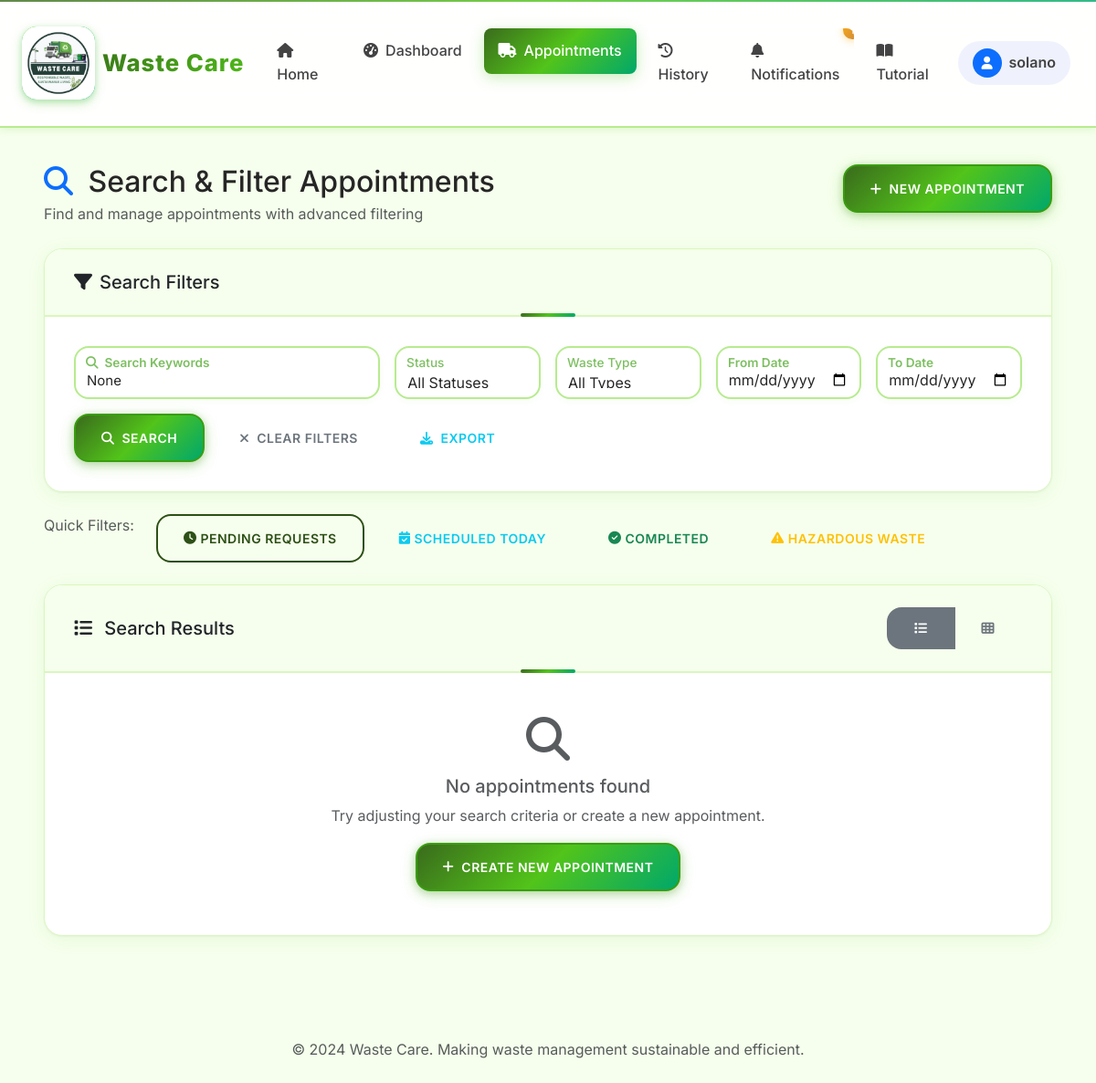
The page /appointment-search/ (signed in) on the database as committed earlier.
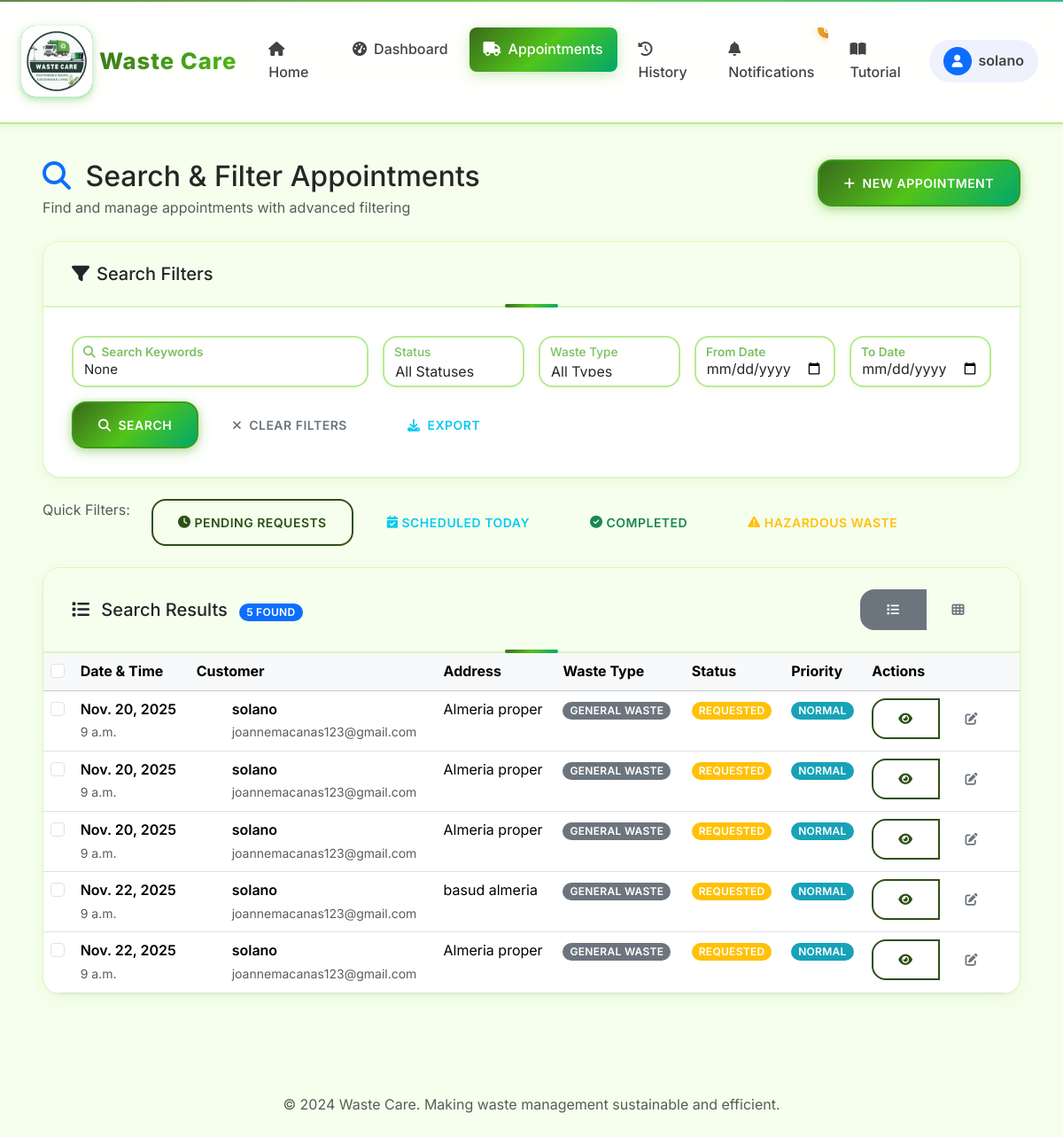
The same page on the database as committed later.
### core/models.py (models this page shows, shortened)
class Appointment(models.Model):
    STATUS_CHOICES = [
        ("requested", "Requested"),
        ("scheduled", "Scheduled"),
        ("in_progress", "In Progress"),
        ("completed", "Completed"),
        ("cancelled", "Cancelled"),
    ]
    WASTE_TYPE_CHOICES = [
        ("general", "General Waste"),
        ("recyclable", "Recyclable"),
        ("organic", "Organic/Compost"),
        ("hazardous", "Hazardous Waste"),
        ("bulk", "Bulk Items"),
    ]
    PRIORITY_CHOICES = [
        ("low", "Low Priority"),
        ("normal", "Normal"),
        ("high", "High Priority"),
        ("urgent", "Urgent"),
    ]
    DAY_CHOICES = [
        ("monday", "Monday"),
        ("tuesday", "Tuesday"),
        ("wednesday", "Wednesday"),
        ("thursday", "Thursday"),
        ("friday", "Friday"),
        ("saturday", "Saturday"),
        ("sunday", "Sunday"),
    ]
    customer = models.ForeignKey(User, on_delete=models.CASCADE, related_name="appointments")
    pickup_day = models.CharField(max_length=10, choices=DAY_CHOICES, default="monday", help_text="Preferred day of the week for pickup")
    address = models.CharField(max_length=255)
    latitude = models.DecimalField(max_digits=9, decimal_places=6, null=True, blank=True, help_text="Latitude coordinate")
    longitude = models.DecimalField(max_digits=9, decimal_places=6, null=True, blank=True, help_text="Longitude coordinate")
    preferred_date = models.DateField()
    preferred_time = models.TimeField()
    waste_type = models.CharField(max_length=20, choices=WASTE_TYPE_CHOICES, default="general")
    estimated_weight = models.DecimalField(max_digits=6, decimal_places=2, null=True, blank=True, help_text="Weight in kg")
    priority = models.CharField(max_length=10, choices=PRIORITY_CHOICES, default="normal")
    notes = models.TextField(blank=True)
    special_instructions = models.TextField(blank=True, help_text="Special handling requirements")
    status = models.CharField(max_length=20, choices=STATUS_CHOICES, default="requested")
    created_at = models.DateTimeField(auto_now_add=True)
    updated_at = models.DateTimeField(auto_now=True)
    handled_by = models.ForeignKey(
        User, on_delete=models.SET_NULL, null=True, blank=True, related_name="handled_appointments"
    )
    scheduled_datetime = models.DateTimeField(null=True, blank=True)
    completion_datetime = models.DateTimeField(null=True, blank=True)
    actual_weight = models.DecimalField(max_digits=6, decimal_places=2, null=True, blank=True)
    class Meta:
        ordering = ['-created_at']
        indexes = [
            models.Index(fields=['status', 'preferred_date']),
            models.Index(fields=['customer', 'status']),
        ]

class User(AbstractUser):
    ROLE_CHOICES = [
        ("residents", "Residents"),
        ("staff", "Staff"),
        ("admin", "Admin"),
    ]
    role = models.CharField(max_length=20, choices=ROLE_CHOICES, default="residents")

### core/advanced_views.py (the view)
# urls.py: path("appointment-search/", advanced_views.appointment_search, name="appointment_search"),
@login_required
def appointment_search(request):
    appointments = Appointment.objects.all()
    if request.user.role == 'customer':
        appointments = appointments.filter(customer=request.user)
    status_filter = request.GET.get('status')
    waste_type_filter = request.GET.get('waste_type')
    date_from = request.GET.get('date_from')
    date_to = request.GET.get('date_to')
    search_query = request.GET.get('q')
    if status_filter:
        appointments = appointments.filter(status=status_filter)
    if waste_type_filter:
        appointments = appointments.filter(waste_type=waste_type_filter)
    if date_from:
        appointments = appointments.filter(preferred_date__gte=date_from)
    if date_to:
        appointments = appointments.filter(preferred_date__lte=date_to)
    if search_query:
        appointments = appointments.filter(
            Q(address__icontains=search_query) |
            Q(notes__icontains=search_query) |
            Q(customer__username__icontains=search_query)
        )
    paginator = Paginator(appointments, 10)
    page_number = request.GET.get('page')
    page_obj = paginator.get_page(page_number)
    context = {
        'page_obj': page_obj,
        'status_choices': Appointment.STATUS_CHOICES,
        'waste_type_choices': Appointment.WASTE_TYPE_CHOICES,
        'current_filters': {
            'status': status_filter,
            'waste_type': waste_type_filter,
            'date_from': date_from,
            'date_to': date_to,
            'q': search_query,
        }
    }
    return render(request, 'core/appointment_search.html', context)

### core/context_processors.py (called while the page is built)
def navbar_context(request):
    context = {
        'MAPTILER_API_KEY': settings.MAPTILER_API_KEY,
    }
    if request.user.is_authenticated:
        context['unread_notifications'] = Notification.objects.filter(
            user=request.user,
            is_read=False
        ).count()
    else:
        context['unread_notifications'] = 0
    return context

### core/templates/core/appointment_search.html (shortened to what the changed rows need)
{% extends "base.html" %}
{% load static %}
{% block content %}
<div class="container-fluid px-4 py-3">
    <div class="row mb-4">
        <div class="col-md-8">
            <h2 class="mb-1">
                <i class="fas fa-search me-2 text-primary"></i>
                Search & Filter Appointments
            </h2>
        </div>
    </div>
    <div class="card">
        <div class="card-header d-flex justify-content-between align-items-center">
            <h5 class="mb-0">
                <i class="fas fa-list me-2"></i>
                Search Results
                {% if page_obj %}
                    <span class="badge bg-primary ms-2">{{ page_obj.paginator.count }} found</span>
                {% endif %}
            </h5>
        </div>
        <div class="card-body p-0">
            {% if page_obj %}
                <div id="listView" class="table-responsive">
                    <table class="table table-hover mb-0">
                        <thead class="table-light">
                            <tr>
                                <th>
                                    <input type="checkbox" class="form-check-input" id="selectAll">
                                </th>
                                <th>Date & Time</th>
                                <th>Customer</th>
                                <th>Address</th>
                                <th>Waste Type</th>
                                <th>Status</th>
                                <th>Priority</th>
                                <th>Actions</th>
                            </tr>
                        </thead>
                        <tbody>
                            {% for appointment in page_obj %}
                                <tr class="appointment-row" data-id="{{ appointment.id }}">
                                    <td>
                                        <input type="checkbox" class="form-check-input appointment-checkbox" value="{{ appointment.id }}">
                                    </td>
                                    <td>
                                        <div class="fw-semibold">{{ appointment.preferred_date }}</div>
                                        <small class="text-muted">{{ appointment.preferred_time }}</small>
                                    </td>
                                    <td>
                                        <div class="d-flex align-items-center">
                                            <div class="avatar-sm me-2">
                                                <i class="fas fa-user"></i>
                                            </div>
                                            <div>
                                                <div class="fw-semibold">{{ appointment.customer.get_full_name|default:appointment.customer.username }}</div>
                                                <small class="text-muted">{{ appointment.customer.email }}</small>
                                            </div>
                                        </div>
                                    </td>
                                    <td>
                                        <div class="text-truncate" style="max-width: 200px;" title="{{ appointment.address }}">
                                            {{ appointment.address }}
                                        </div>
                                    </td>
                                    <td>
                                        <span class="badge bg-secondary">{{ appointment.get_waste_type_display }}</span>
                                    </td>
                                    <td>
                                        <span class="badge bg-{{ appointment.status|default:'secondary' }}">
                                            {{ appointment.get_status_display }}
                                        </span>
                                    </td>
                                    <td>
                                        <span class="badge bg-{{ appointment.priority|default:'secondary' }}">
                                            {{ appointment.get_priority_display }}
                                        </span>
                                    </td>
                                    <td>
                                        <div class="btn-group btn-group-sm" role="group">
                                            <a href="{% url 'core:pickup_detail' appointment.pk %}" class="btn btn-outline-primary" title="View Details">
                                                <i class="fas fa-eye"></i>
                                            </a>
                                            {% if user.role != 'customer' or appointment.customer == user %}
                                                <a href="{% url 'core:pickup_update' appointment.pk %}" class="btn btn-outline-secondary" title="Edit">
                                                    <i class="fas fa-edit"></i>
                                                </a>
                                            {% endif %}
                                        </div>
                                    </td>
                                </tr>
                            {% endfor %}
                        </tbody>
                    </table>
                </div>
            {% else %}
                <div class="text-center py-5">
                    <i class="fas fa-search fa-3x text-muted mb-3"></i>
                    <h5 class="text-muted">No appointments found</h5>
                    <p class="text-muted">Try adjusting your search criteria or create a new appointment.</p>
                    <a href="{% url 'core:smart_scheduling' %}" class="btn btn-primary">
                        <i class="fas fa-plus me-2"></i>Create New Appointment
                    </a>
                </div>
            {% endif %}
        </div>
    </div>
</div>
{% endblock %}

Rows that differ between the two databases and show on the page:
added Appointment: preferred_date "Nov. 20, 2025", preferred_time "9 a.m.", customer.get_full_name "solano", customer.email "joannemacanas123@gmail.com", address "Almeria proper", waste_type "GENERAL WASTE", status "REQUESTED", priority "NORMAL"
added Appointment: preferred_date "Nov. 20, 2025", preferred_time "9 a.m.", customer.get_full_name "solano", customer.email "joannemacanas123@gmail.com", address "Almeria proper", waste_type "GENERAL WASTE", status "REQUESTED", priority "NORMAL"
added Appointment: preferred_date "Nov. 20, 2025", preferred_time "9 a.m.", customer.get_full_name "solano", customer.email "joannemacanas123@gmail.com", address "Almeria proper", waste_type "GENERAL WASTE", status "REQUESTED", priority "NORMAL"
added Appointment: preferred_date "Nov. 22, 2025", preferred_time "9 a.m.", customer.get_full_name "solano", customer.email "joannemacanas123@gmail.com", address "basud almeria", waste_type "GENERAL WASTE", status "REQUESTED", priority "NORMAL"
added Appointment: preferred_date "Nov. 22, 2025", preferred_time "9 a.m.", customer.get_full_name "solano", customer.email "joannemacanas123@gmail.com", address "Almeria proper", waste_type "GENERAL WASTE", status "REQUESTED", priority "NORMAL"
Other text that changed with them:
{{ page_obj.paginator.count }}: (not shown) → "5"
form field value: (not shown) → "☐"
text no longer shown: "No appointments found Try adjusting your search criteria or create a new appointment. CREATE NEW APPOINTMENT"
text now shown: "FOUND Date & Time Customer Address Waste Type Status Priority Actions"
